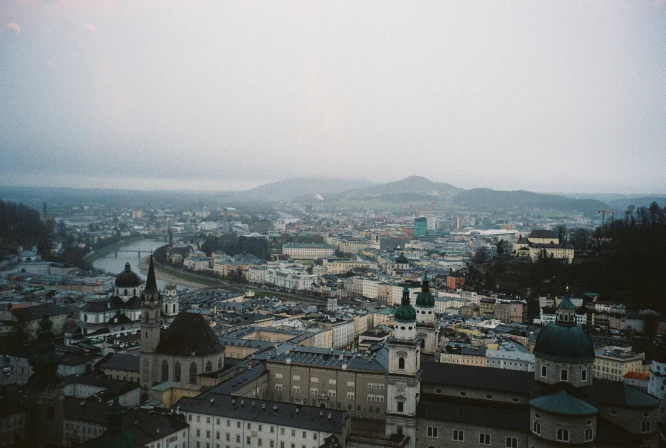
#> input picture assets/images/travel/_source/Salzburg Fortress.webp, 1331 x 896 px, found by its file name (shown at 1/2 size)
$ python process-travel.py
#> lines starting #> are read from the running program, lines starting #| are printed output that depends on the picture
"""
Normalise the travel photographs for the boarding-pass stubs.

ONE JOB: make every photograph sit correctly in BOTH stub states.

The stub frame is 4:3 closed and 3:4 open, and the image is object-fit: cover
in each. If the files keep their native ratios (these range from 0.66 to 1.49)
the browser crops each one differently in each state, so what you see when a
stub opens is unpredictable per photo.

Producing every file at 3:4 fixes both states at once:
  - open  (3:4)  exact fit, no crop at all
  - closed (4:3) a clean centred horizontal band out of the same picture

So opening a stub always does the same thing - reveals more of the top and
bottom - rather than cropping unpredictably per image.

NO COLOUR TREATMENT. The card stock is aged in CSS; the photographs are not
touched. A ticket yellows in a drawer, but the print inside it is still the
picture that was taken, and filtering the content to match its frame is where
"vintage" stops being a design choice and becomes costume.

Re-run:  python tools/process-travel.py
"""
from PIL import Image
import os

SRC = 'assets/images/travel/_source/'
OUT = 'assets/images/travel/'
TARGET = (900, 1200)          # 3:4, comfortably past 2x for a ~212px slot
RATIO = TARGET[0] / TARGET[1]

# source file -> published slot name
MAP = [
    ('Salzburg Fortress.webp', 'salzburg'),
    ('Austria.webp',           'vienna'),
    ('Cinque Terre.webp',      'cinque-terre'),
    ('Alps Lucerne.webp',      'lucerne'),
    ('Crete 2.webp',           'crete-heraklion'),
    ('Crete.webp',             'crete-chania'),
]


def process(src_name, slug):
#> called with src_name = 'Salzburg Fortress.webp', slug = 'salzburg'
    im = Image.open(SRC + src_name).convert('RGB')
#> im is the input picture: PIL image 1331x896 RGB; mean R, G, B 128, 132.4, 132.5
    w, h = im.size
#> w = 1331; h = 896
    if w / h > RATIO:
        # wider than 3:4 - trim the sides
        new_w = round(h * RATIO)
#> new_w = 672
        box = ((w - new_w) // 2, 0, (w - new_w) // 2 + new_w, h)
#> box = (329, 0, 1001, 896)
    else:
        # taller than 3:4 - trim top and bottom
        new_h = round(w / RATIO)
        box = (0, (h - new_h) // 2, w, (h - new_h) // 2 + new_h)
    im = im.crop(box).resize(TARGET, Image.LANCZOS)
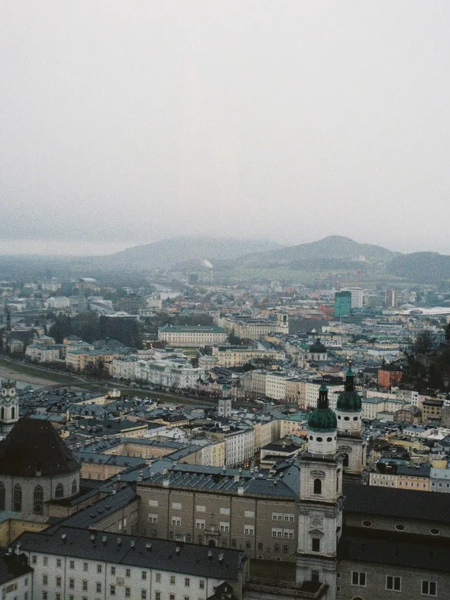
#> im: PIL image 900x1200 RGB (shown at 1/2 size); mean R, G, B 142, 145, 143.6
    im.save(OUT + slug + '.webp', 'WEBP', quality=82, method=6)
    return (w, h), box


if __name__ == '__main__':
    for src_name, slug in MAP:
        size, box = process(src_name, slug)
#> size = (1331, 896); box = (329, 0, 1001, 896)
        kb = os.path.getsize(OUT + slug + '.webp') / 1024
        print('%-24s %sx%-5s -> %-18s %5.0f KB' % (src_name, size[0], size[1], slug + '.webp', kb))
#| Salzburg Fortress.webp   1331x896   -> salzburg.webp         96 KB
#> pass 2 of the loop `for src_name, slug in MAP:`:
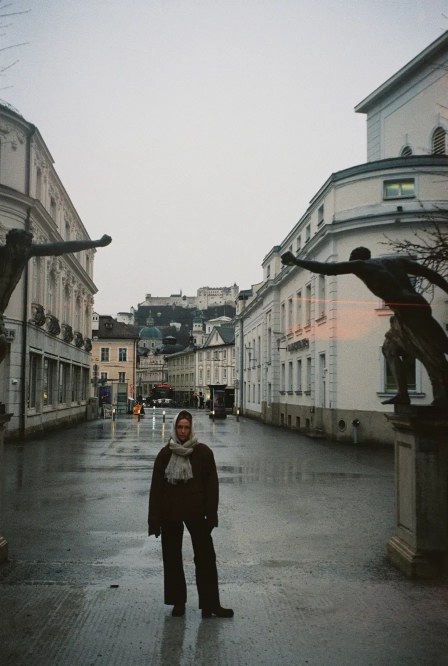
#> input picture assets/images/travel/_source/Austria.webp, 896 x 1331 px, found by its file name (shown at 1/2 size)
#> in process, im is the input picture: PIL image 896x1331 RGB; mean R, G, B 126.4, 127.5, 123.5
#> in process (call 2), `im = im.crop(box).resize(TARGET, Image.LANCZOS)`:
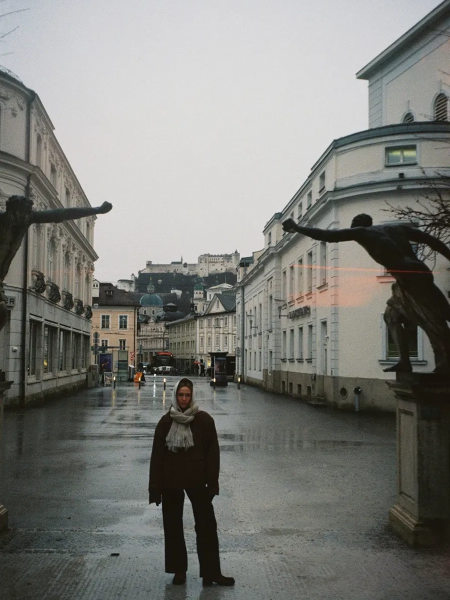
#> im: PIL image 900x1200 RGB (shown at 1/2 size); mean R, G, B 125.2, 125.9, 121.3
#| Austria.webp             896x1331  -> vienna.webp          101 KB
#> pass 3 of the loop `for src_name, slug in MAP:`:
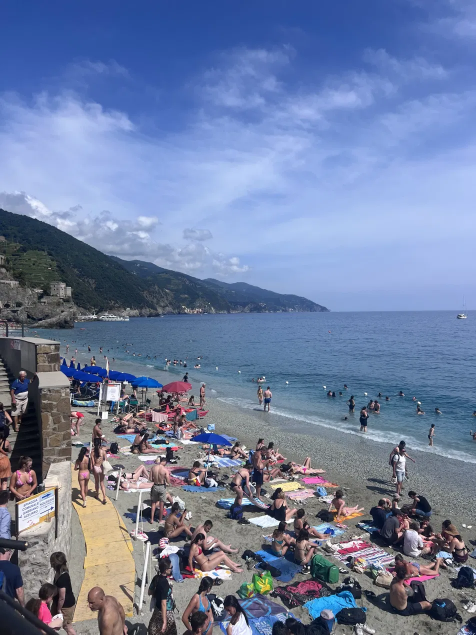
#> input picture assets/images/travel/_source/Cinque Terre.webp, 952 x 1269 px, found by its file name (shown at 1/2 size)
#> in process, im is the input picture: PIL image 952x1269 RGB; mean R, G, B 111.8, 126.5, 160.1
#> in process (call 3), `im = im.crop(box).resize(TARGET, Image.LANCZOS)`:
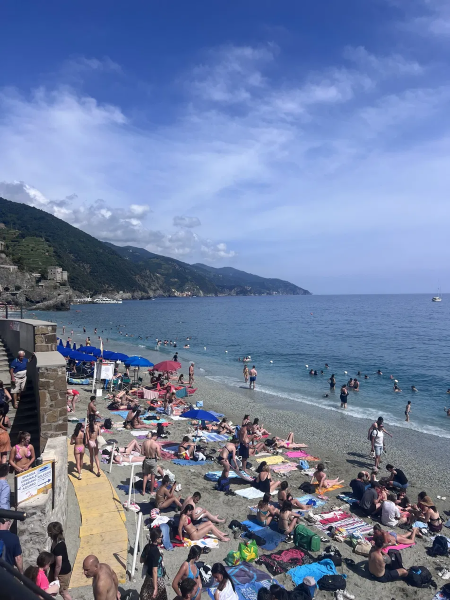
#> im: PIL image 900x1200 RGB (shown at 1/2 size); mean R, G, B 111.8, 126.5, 160.1
#| Cinque Terre.webp        952x1269  -> cinque-terre.webp    153 KB
#> the loop made 6 passes; the first 3 are shown
